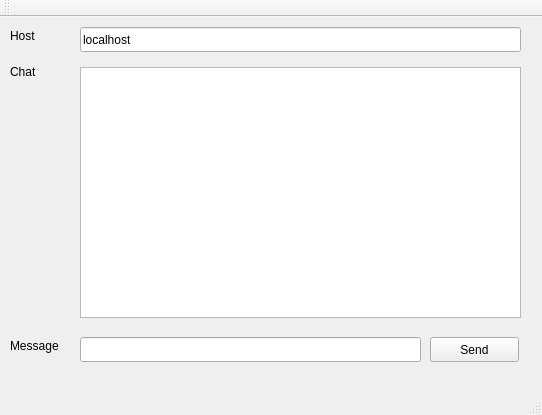
<?xml version="1.0" encoding="UTF-8"?>
<ui version="4.0">
 <class>MainWindow</class>
 <widget class="QMainWindow" name="MainWindow">
  <property name="geometry">
   <rect>
    <x>0</x>
    <y>0</y>
    <width>542</width>
    <height>415</height>
   </rect>
  </property>
  <property name="windowTitle">
   <string>HANSEI Linux Lec Chat V1.0</string>
  </property>
  <widget class="QWidget" name="centralWidget">
   <widget class="QLabel" name="label">
    <property name="geometry">
     <rect>
      <x>10</x>
      <y>10</y>
      <width>33</width>
      <height>17</height>
     </rect>
    </property>
    <property name="text">
     <string>Host</string>
    </property>
   </widget>
   <widget class="QLineEdit" name="hostName">
    <property name="geometry">
     <rect>
      <x>80</x>
      <y>10</y>
      <width>441</width>
      <height>25</height>
     </rect>
    </property>
    <property name="text">
     <string>localhost</string>
    </property>
   </widget>
   <widget class="QLabel" name="label_2">
    <property name="geometry">
     <rect>
      <x>10</x>
      <y>40</y>
      <width>32</width>
      <height>29</height>
     </rect>
    </property>
    <property name="text">
     <string>Chat</string>
    </property>
   </widget>
   <widget class="QPlainTextEdit" name="chatContent">
    <property name="geometry">
     <rect>
      <x>80</x>
      <y>50</y>
      <width>441</width>
      <height>251</height>
     </rect>
    </property>
    <property name="readOnly">
     <bool>true</bool>
    </property>
   </widget>
   <widget class="QLabel" name="label_3">
    <property name="geometry">
     <rect>
      <x>10</x>
      <y>320</y>
      <width>67</width>
      <height>17</height>
     </rect>
    </property>
    <property name="text">
     <string>Message</string>
    </property>
   </widget>
   <widget class="QLineEdit" name="message">
    <property name="geometry">
     <rect>
      <x>80</x>
      <y>320</y>
      <width>341</width>
      <height>25</height>
     </rect>
    </property>
   </widget>
   <widget class="QPushButton" name="sendButton">
    <property name="geometry">
     <rect>
      <x>430</x>
      <y>320</y>
      <width>89</width>
      <height>25</height>
     </rect>
    </property>
    <property name="text">
     <string>Send</string>
    </property>
   </widget>
  </widget>
  <widget class="QMenuBar" name="menuBar">
   <property name="geometry">
    <rect>
     <x>0</x>
     <y>0</y>
     <width>542</width>
     <height>22</height>
    </rect>
   </property>
  </widget>
  <widget class="QToolBar" name="mainToolBar">
   <attribute name="toolBarArea">
    <enum>TopToolBarArea</enum>
   </attribute>
   <attribute name="toolBarBreak">
    <bool>false</bool>
   </attribute>
  </widget>
  <widget class="QStatusBar" name="statusBar"/>
 </widget>
 <layoutdefault spacing="6" margin="11"/>
 <resources/>
 <connections/>
</ui>
